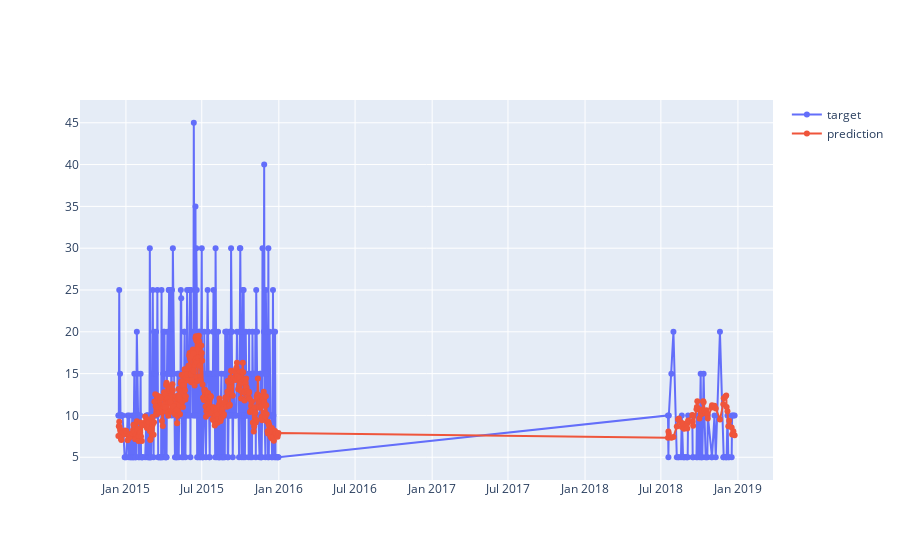

The notebook cell this image was saved under:
### Code cell
# Computing Validation scores : MAE - RMSE - MPE
y_predict = long_term_prediction(nmodel , X[- ntest_day:] , 1)* maxes
y_true = Y[- ntest_day:] * maxes

evaluate(y_true , y_predict , d.day[-365:])

### Figure 1 — Plotly figure (JSON) as saved in the notebook; plotly's stock layout.template omitted (floating-point values rounded to 4 significant figures; data arrays with more than 128 entries replaced by an {"elided": "..."} marker saying what was removed)
{"data": [{"mode": "lines+markers", "name": "target", "type": "scatter", "x": {"elided": "365 str values"}, "y": {"elided": "365 float values"}}, {"mode": "lines+markers", "name": "prediction", "type": "scatter", "x": {"elided": "365 str values"}, "y": {"elided": "365 float values"}}], "layout": {}}
